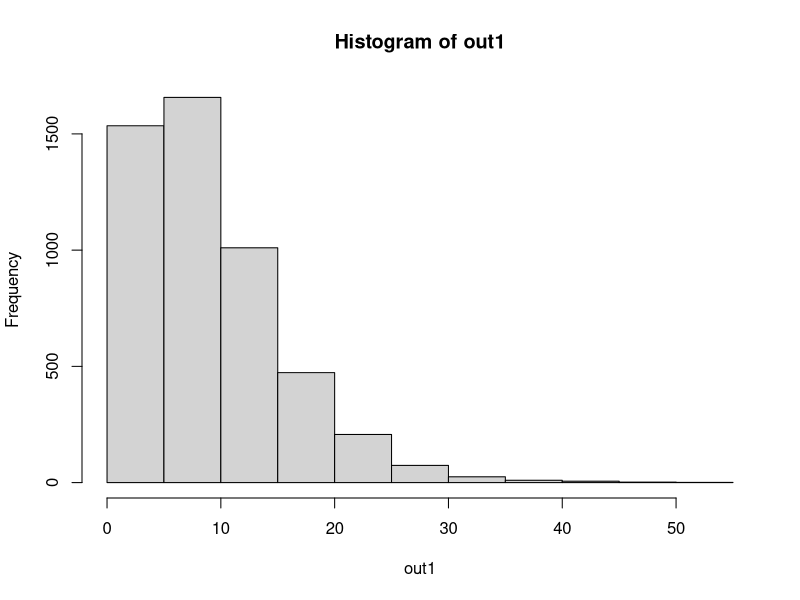
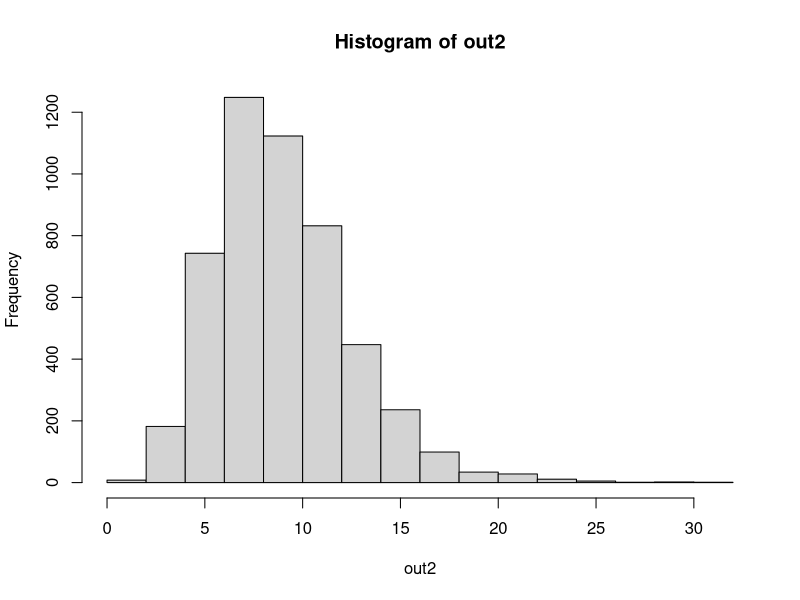
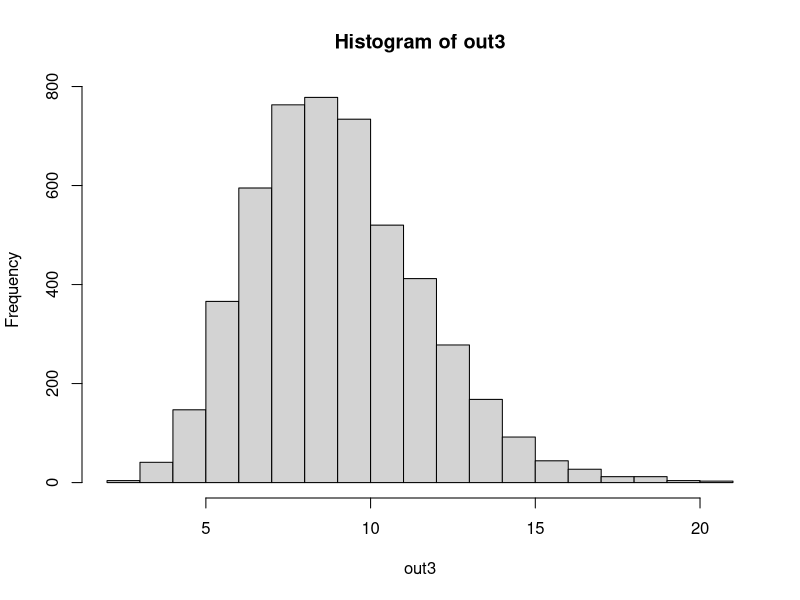
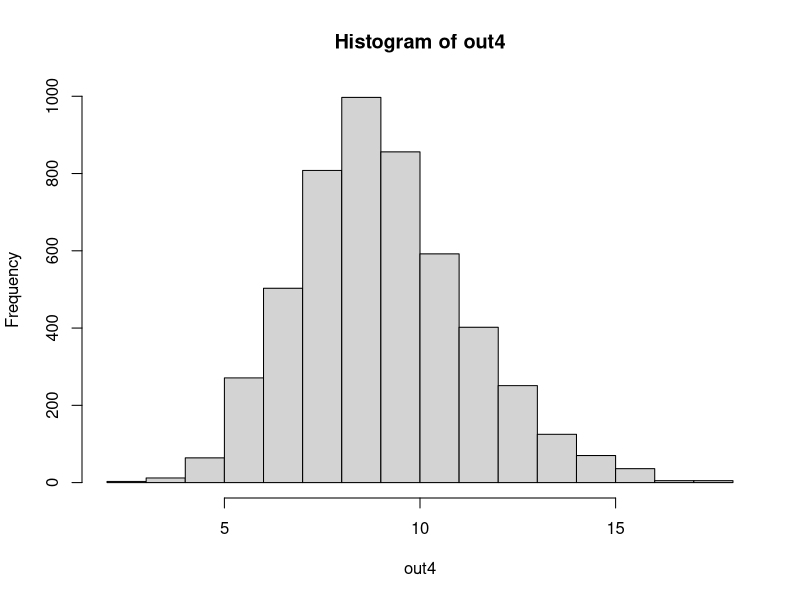
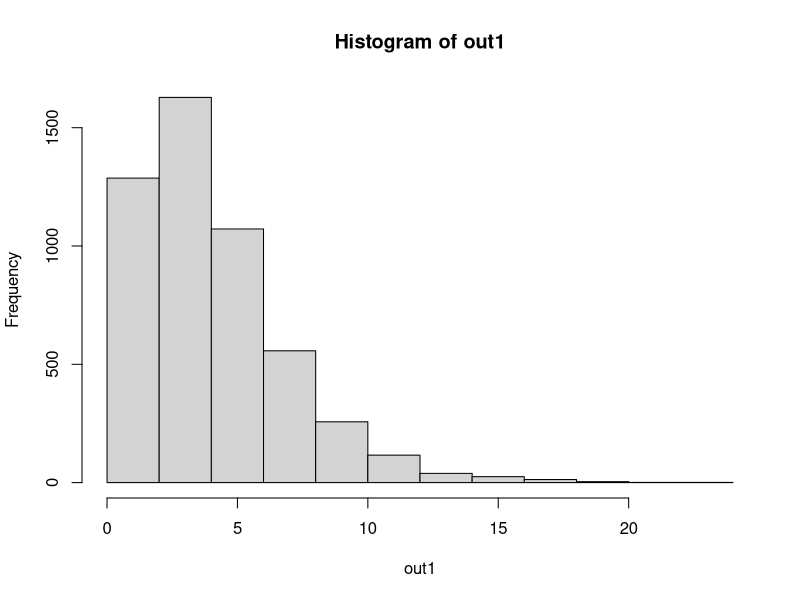
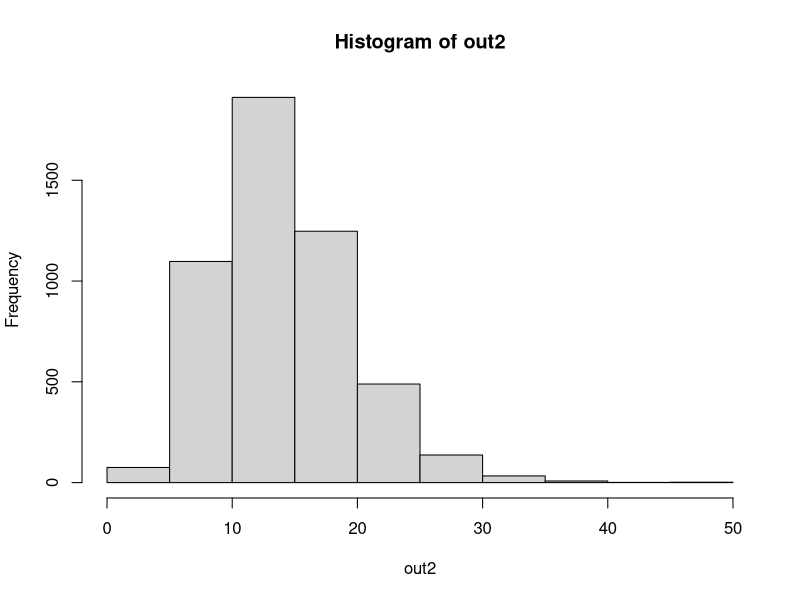
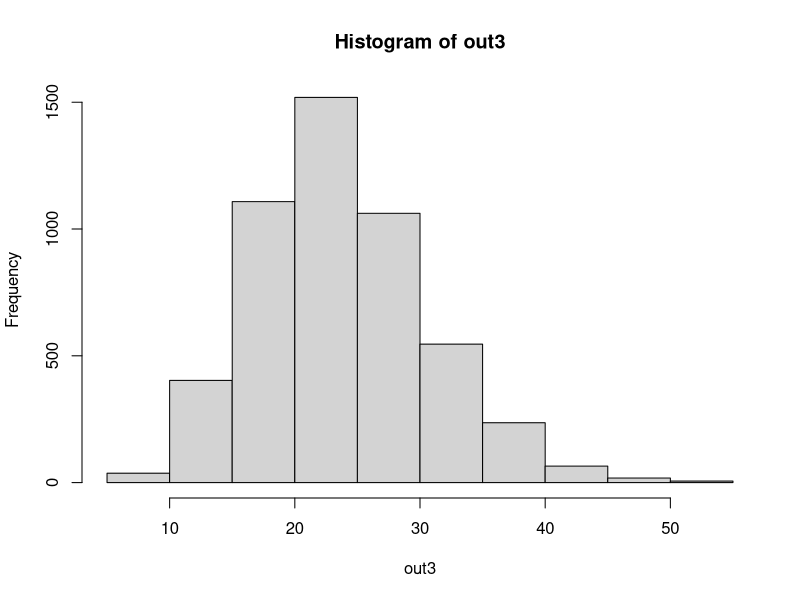
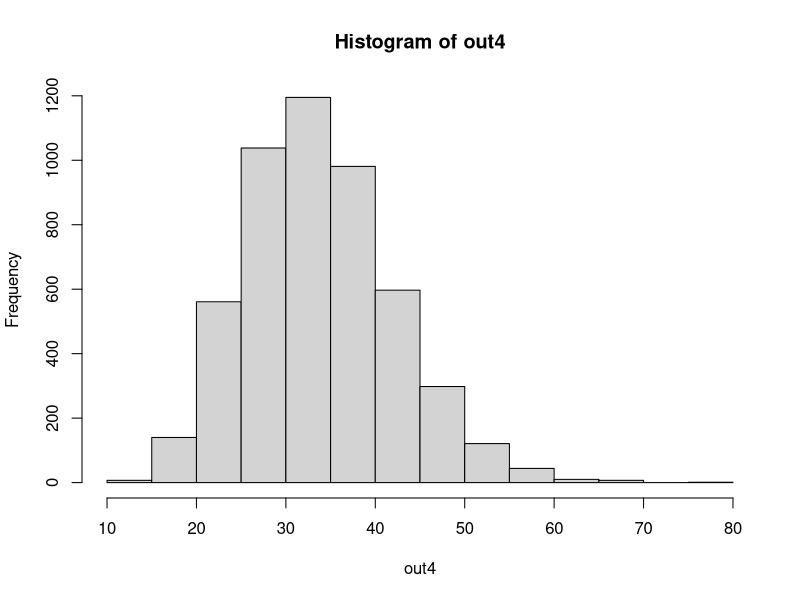

Write the R code that produced these figures, in order.
## ---- chunk 1
knitr::opts_chunk$set(echo = TRUE)
## ---- chunk 2
#guided problem 1
#Goal: illustrate the coverage of a
# paired difference confidence interval

#we do not need these to illustrate this point
#sigma     <- 10
#mu_before <- 200
#mu_after  <- 190


ci_paired <- function(n, mu_before, mu_after, sigma, alpha){
  before <- rnorm(n, mu_before, sigma)
  after <- rnorm(n, mu_after, sigma)
  deltas <- after - before
  xbar <- mean(deltas)
  s <- sd(deltas)
  tstar <- qt(1-alpha/2, n-1)
  LL <- xbar - tstar*s/sqrt(n)
  UL <- xbar + tstar*s/sqrt(n)
  mu_delta <- mu_after - mu_before
  coverage <- LL<mu_delta & UL>mu_delta
  return(coverage)
}

NMC <- 10000
out <- replicate(NMC, ci_paired(30,200,190,10,0.05))
table(out)/NMC
# since we did not set a seed, the before and after data generation will be different

#coverage falters when you switch from a t dist
#which is robust to non-normality
# to a normal distribution
## ---- chunk 3
#problem 2
# part a
n <- c(5, 15, 25, 35)
mu <- 10
sigma <- 3
NMC <- 5000

out <- c()

data <- function(n){
  x <- rnorm(n,mu,sigma)
  s2 <-var(x)
  return(s2)
}

out1 <- replicate(NMC, data(n[1]))
hist(out1)

out2 <- replicate(NMC, data(n[2]))
hist(out2)

out3 <- replicate(NMC, data(n[3]))
hist(out3)

out4 <- replicate(NMC, data(n[4]))
hist(out4)

# since there is a large weight to the left of the mean
# this data looks to be distributed in the
# chi-squared distribution


#part b
n <- c(5,15,25,35)
mu <- 10
sigma <- 3
NMC <- 5000

out <- c()

data <- function(n){
  x <- rnorm(n,mu,sigma)
  s2 <- var(x)
  statistic <-((n-1)*s2)/(sigma^2)
  return(statistic)
}

out1 <- replicate(NMC, data(n[1]))
hist(out1)

out2 <- replicate(NMC, data(n[2]))
hist(out2)

out3 <- replicate(NMC, data(n[3]))
hist(out3)

out4 <- replicate(NMC, data(n[4]))
hist(out4)

#this distribution looks similar to the last,
# with a large concentration to the left of
# the mean; therefore, I would speculate
# that this is another chi-squared distribution
## ---- chunk 4
#problem 3
n <- c(5,15,25,35)
mu_A <- 10
mu_B <- 100
sigma_A <- 3
sigma_B <- 7
NMC <- 5000

out <- c()

data <- function(n){
  X_A <- rnorm(n, mu_A, sigma_A)
  X_B <- rnorm(n, mu_B, sigma_B)
  s2_A <- var(X_A)
  s2_B <- var(X_B)
  statistic <- s2_A / s2_B
  return(statistic)
}

out1 <- replicate(NMC, data(n[1]))
hist(out1)

out2 <- replicate(NMC, data(n[2]))
hist(out2)

out3 <- replicate(NMC, data(n[3]))
hist(out3)

out4 <- replicate(NMC, data(n[4]))
hist(out4)

#this statistic appears to follow a similar distribution to the previous two
# I speculate a chi-squared distribution
